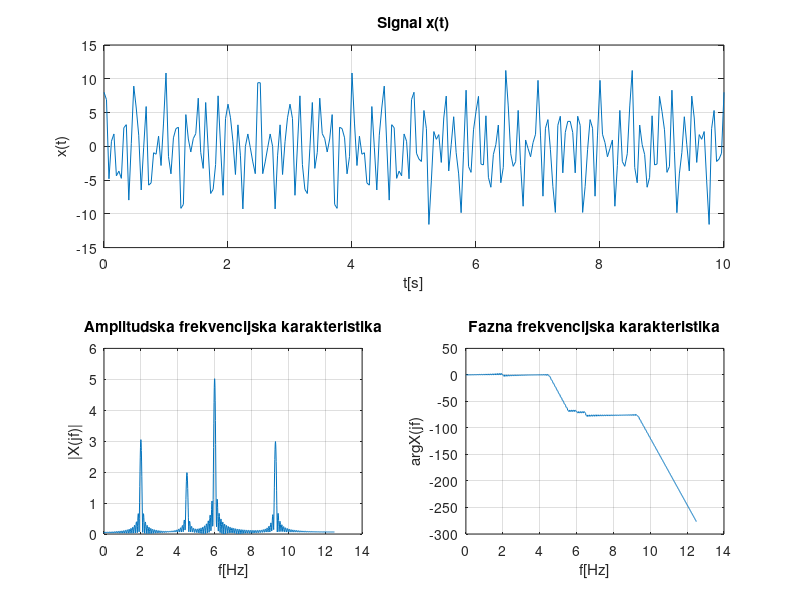
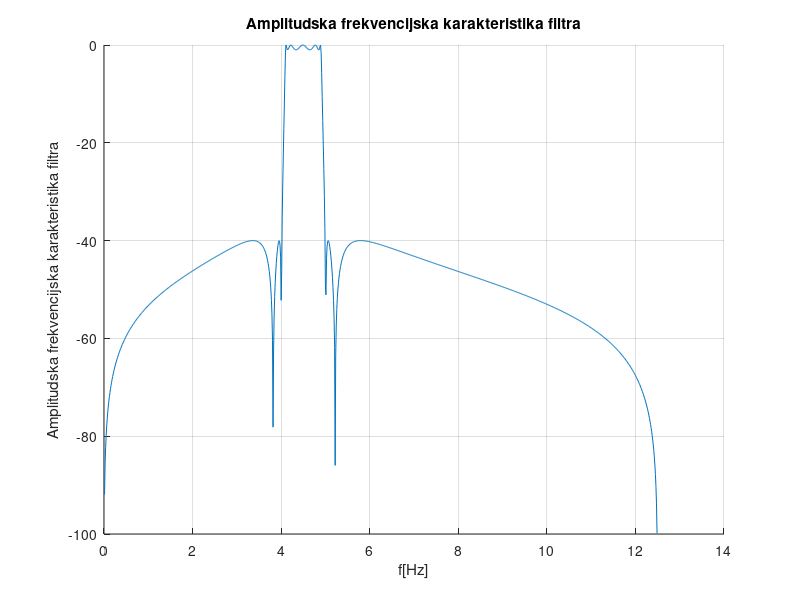
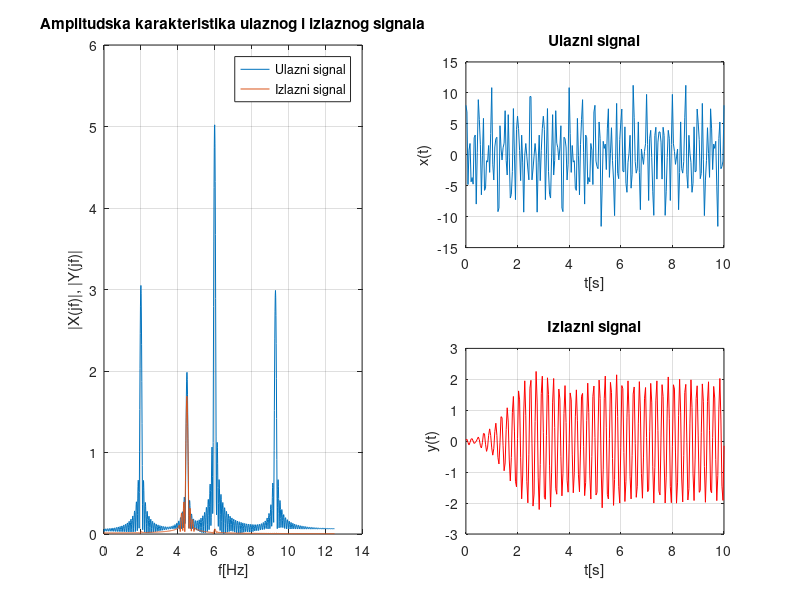

These figures' MATLAB source, in order:
clear all; close all; clc;

Fs = 25;
Ts = 1/Fs;
t = 0:Ts:10;

x = 3*cos(2*pi*2*t) + 2*sin(2*pi*4.5*t) + 5*cos(2*pi*6*t) + 3*sin(2*pi*9.3*t);

N = 8*2^nextpow2(length(x));
f1 = 0:Fs/N:Fs/2;
X = fft(x,N)/length(x);
X1 = abs(X(1:N/2+1));
X1(2:N/2+1) = 2*X1(2:N/2+1);
Xphase = unwrap(angle(X(1:N/2+1)));

figure
  subplot(2,2,1:2)
    plot(t,x);
    xlabel('t[s]'); ylabel('x(t)'); title('Signal x(t)'); grid on;
  subplot(2,2,3)
    plot(f1,X1);
    xlabel('f[Hz]'); ylabel('|X(jf)|'); title('Amplitudska frekvencijska karakteristika'); grid on;
  subplot(2,2,4)
    plot(f1,Xphase);
    xlabel('f[Hz]'); ylabel('arg{X(jf)}'); title('Fazna frekvencijska karakteristika'); grid on;
    
% Digitalni elipticki filtar
Wp = [4.1 4.9]/(Fs/2);
Ws = [3.9 5.1]/(Fs/2);
Rp = 1;
Rs = 40;

[n,Wn] = ellipord(Wp,Ws,Rp,Rs);
[b,a] = ellip(n,Rp,Rs,Wp);
[h,f] = freqz(b,a,N/2+1,Fs);

figure
  hold on;
  plot(f,20*log10(abs(h)));
  xlabel('f[Hz]');
  ylabel('Amplitudska frekvencijska karakteristika filtra');
  title('Amplitudska frekvencijska karakteristika filtra');
  grid on;
  
% Filtriranje signala
y = filter(b,a,x);
Y = fft(y,N)/length(y);
Y1 = abs(Y(1:N/2+1));
Y1(2:N/2+1) = 2*Y1(2:N/2+1);

figure
  subplot(2,2, [1, 3]);
    plot(f1,X1);
    hold on;
    plot(f1,Y1);
    xlabel('f[Hz]'); ylabel('|X(jf)|, |Y(jf)|'); title('Amplitudska karakteristika ulaznog i izlaznog signala');
    legend('Ulazni signal', 'Izlazni signal');
    grid on;
  subplot(2,2,2)
    plot(t,x);
    xlabel('t[s]'); ylabel('x(t)'); title('Ulazni signal'); grid on;
  subplot(2,2,4)
    plot(t,y, 'r');
    xlabel('t[s]'); ylabel('y(t)'); title('Izlazni signal'); grid on;